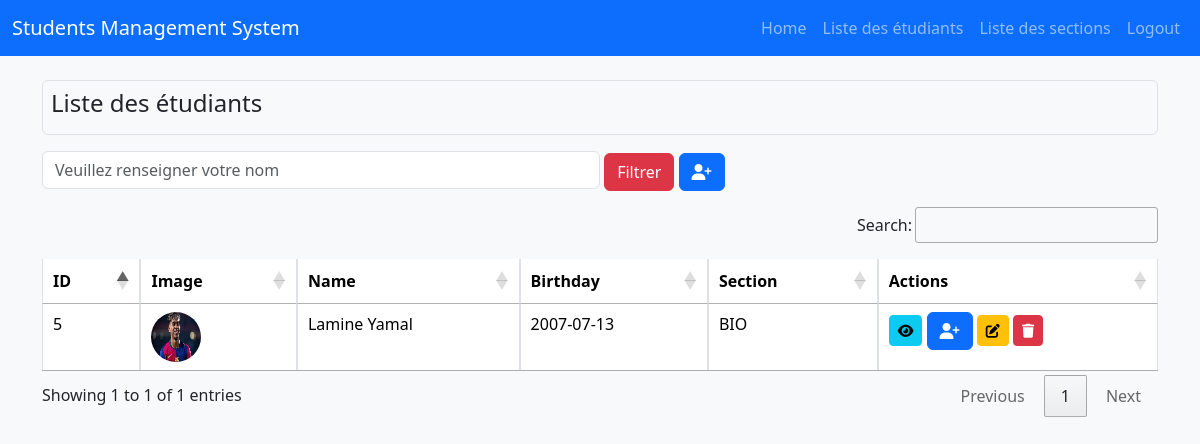
Page /views/listeEtudiants.php?name=Lamine Yamal (signed in) on the earlier database version.
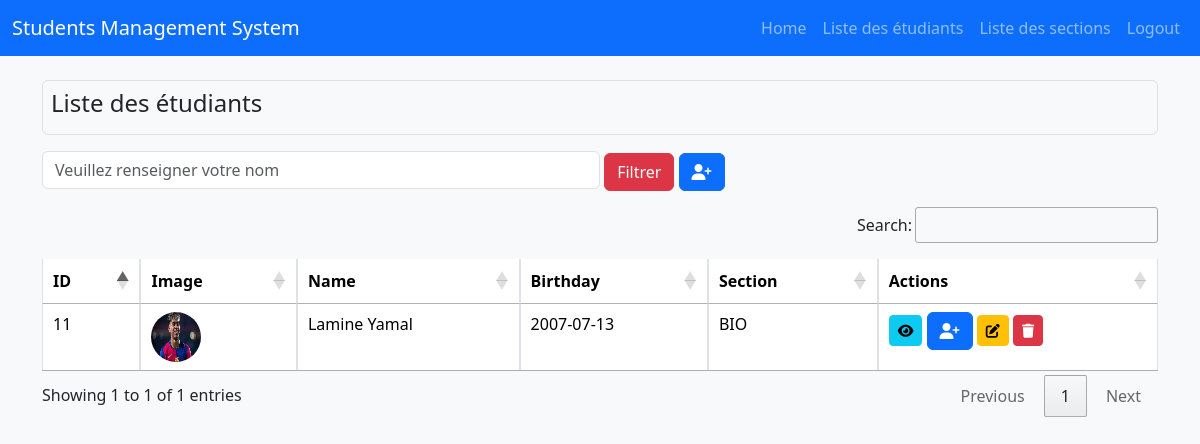
Same page on the later database version.
### tables this page shows
CREATE TABLE `students` (
  `id` int NOT NULL,
  `name` varchar(100) NOT NULL,
  `birthday` date NOT NULL,
  `image` varchar(255) DEFAULT NULL,
  `section_id` int DEFAULT NULL
);

CREATE TABLE `sections` (
  `id` int NOT NULL,
  `designation` varchar(100) NOT NULL,
  `description` text
);

### config/db.php (called while the page is built, shortened)
<?php
class ConnexionDB
{
    private static $bdd = null;
    private function __construct()
    {
        $charset = 'utf8mb4';
        $dsn = "mysql:host=" . DB_HOST . ";dbname=" . DB_NAME . ";charset=$charset";
        $options = [
            PDO::ATTR_ERRMODE            => PDO::ERRMODE_EXCEPTION,
            PDO::ATTR_DEFAULT_FETCH_MODE => PDO::FETCH_ASSOC,
        ];
        try {
            self::$bdd = new PDO($dsn, DB_USER, DB_PASS, $options);
        } catch (\PDOException $e) {
            throw new \PDOException($e->getMessage(), (int)$e->getCode());
        }
    }
    public static function getInstance()
    {
        return self::$bdd;
    }
}

### classes/Repository.php (called while the page is built, shortened)
<?php
require_once '../config/db.php';
abstract class Repository implements IRepository {
    public function __construct($table) {
        $this->db = ConnexionDB::getInstance();
    }
}

### classes/StudentRepository.php (called while the page is built, shortened)
<?php
require_once "Repository.php";
class StudentRepository extends Repository{
    private $query = "SELECT students.id, students.name, students.birthday, students.image, sections.designation AS section, sections.id AS section_id
                        FROM students
                        JOIN sections ON students.section_id = sections.id";
    public function findByName($name) {
        $stmt = $this->query . " WHERE students.name LIKE :name";
        $response = $this->db->prepare($stmt);
        $response->execute(['name' => '%' . $name . '%']);
        return $response->fetchAll();
    }
}

### views/listeEtudiants.php (the view, shortened to what the changed rows need)
<!DOCTYPE html>
<html lang="fr">
<?php
require_once '../config/db.php';
require_once '../classes/StudentRepository.php';
$studentRepo = new StudentRepository();
if (isset($_GET['name']) && !empty($_GET['name'])) {
    $name = $_GET['name'];
    $students = $studentRepo->findByName($name);
} else {
    $students = $studentRepo->findAll();
}
$isAdmin = isset($_SESSION['role']) && $_SESSION['role'] === 'admin';
?>
<head>
    <link href="https://cdn.jsdelivr.net/npm/bootstrap@5.3.2/dist/css/bootstrap.min.css" rel="stylesheet">
    <link rel="stylesheet" href="https://cdn.datatables.net/1.13.4/css/jquery.dataTables.min.css">
    <link rel="stylesheet" href="style.css">
    <link rel="stylesheet" href="https://cdnjs.cloudflare.com/ajax/libs/font-awesome/6.4.2/css/all.min.css">
</head>
<body>
    <div class="container mt-4">
        <table id="studentsTable" class="table pt-3 table-bordered table-hover">
            <thead>
                <tr>
                    <th>ID</th>
                    <th>Image</th>
                    <th>Name</th>
                    <th>Birthday</th>
                    <th>Section</th>
                    <th>Actions</th>
                </tr>
            </thead>
            <tbody>
                <?php foreach ($students as $student): ?>
                    <tr>
                        <td><?php echo $student['id']; ?></td>
                        <td><img src="<?php echo "../uploads/" . $student['image']; ?>" class="rounded-circle" width="50" height="50"></td>
                        <td><?php echo $student['name']; ?></td>
                        <td><?php echo $student['birthday']; ?></td>
                        <td><?php echo $student['section']; ?></td>
                        <td>
                            <a class="btn btn-info btn-sm" href="profile.php?id=<?php echo $student['id']; ?>&name=<?php echo urlencode($student['name']); ?>&birthday=<?php echo $student['birthday']; ?>&section=<?php echo $student['section_id']; ?>&image=<?php echo $student['image']; ?>"><i class="fas fa-eye"></i></a>
                            <?php if ($isAdmin): ?>
                                <a class="btn btn-primary" href="addStudent.php"><i class="fas fa-user-plus"></i></a>
                                <a class="btn btn-warning btn-sm" href="editStudent.php?id=<?php echo $student['id']; ?>&name=<?php echo urlencode($student['name']); ?>&birthday=<?php echo $student['birthday']; ?>&section=<?php echo $student['section_id']; ?>"><i class="fas fa-edit"></i></a>
                            <a class="btn btn-danger btn-sm" href="deleteStudent.php?id=<?php echo $student['id']; ?>" onclick="return confirm('Are you sure you want to delete this student?');"><i class="fas fa-trash"></i></a>
                            <?php endif; ?>
                        </td>
                    </tr>
                <?php endforeach; ?>
            </tbody>
        </table>
    </div>
</body>
</html>

Differences in the rows shown:
removed students: id "5", image (picture), name "Lamine Yamal", birthday "2007-07-13", section.designation "BIO"
added students: id "11", image (picture), name "Lamine Yamal", birthday "2007-07-13", section.designation "BIO"
